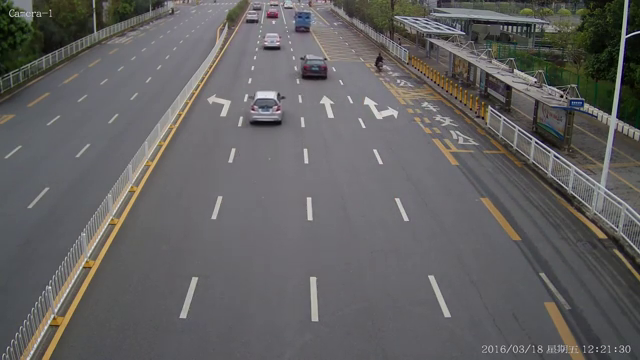
#> input picture frame 119 of speed detection 3/cars.mp4, 640 x 360 px, given in place of video12.mp4, which was not available
$ python numberplatedetection.py
#> lines starting #> are read from the running program, lines starting #| are printed output that depends on the picture; after the words box and inside, x2 and y2 are one past the last pixel; in counts of white or black regions, pixels touching at a corner belong together; pictures that were not available may be replaced by others from this repository, and a replacement may not be noted
from skimage.io import imread
from skimage.filters import threshold_otsu
import matplotlib.pyplot as plt

filename = './video12.mp4'

import cv2
cap = cv2.VideoCapture(filename)
count = 0
while cap.isOpened():
    ret,frame = cap.read()
#> frame is the input picture: shape (360, 640, 3); mean B, G, R 97.6, 97.6, 99
    if ret == True:
        cv2.imshow('window-name',frame)
        cv2.imwrite("./output/frame%d.jpg" % count, frame)
        count = count + 1
        if cv2.waitKey(10) & 0xFF == ord('q'):
#> (key q is pressed here)
            break
    else:
        break
cap.release()
cv2.destroyAllWindows()

import imutils
car_image = imread("./output/frame%d.jpg"%(count-1), as_gray=True)
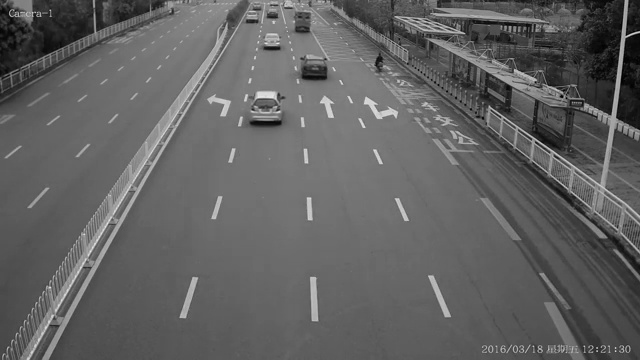
#> car_image: shape (360, 640) float64; min 0.00333, max 0.917, mean 0.384
car_image = imutils.rotate(car_image, 270)
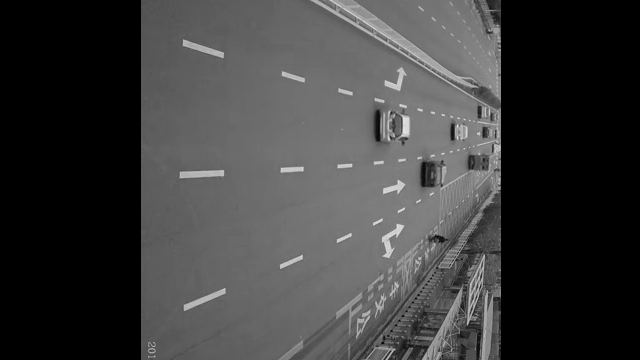
#> car_image: shape (360, 640) float64; min 0, max 0.917, mean 0.239
print(car_image.shape)
#| (360, 640)


gray_car_image = car_image * 255
fig, (ax1, ax2) = plt.subplots(1, 2)
ax1.imshow(gray_car_image, cmap="gray")
threshold_value = threshold_otsu(gray_car_image)
#> threshold_value = 55.28
binary_car_image = gray_car_image > threshold_value
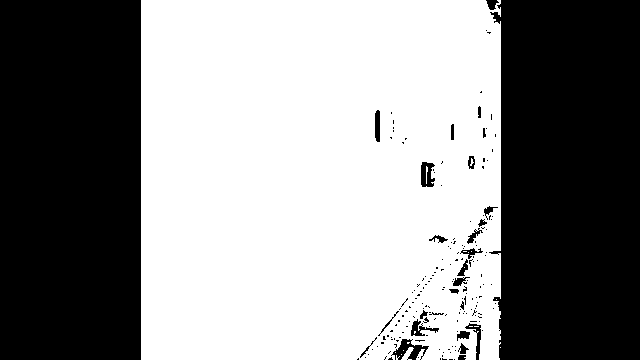
#> binary_car_image: shape (360, 640) bool; 55% white; 184 black regions (156 under 20 px), largest, box (x1, y1, x2, y2) and area: (0, 0, 141, 360) 50760, (489, 0, 640, 360) 50258, (391, 339, 429, 360) 351
ax2.imshow(binary_car_image, cmap="gray")
plt.show()
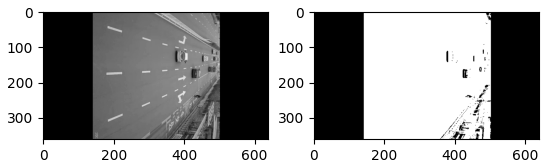
#> figure drawn by matplotlib, 2 panels


from skimage import measure
from skimage.measure import regionprops
import matplotlib.pyplot as plt
import matplotlib.patches as patches

label_image = measure.label(binary_car_image)
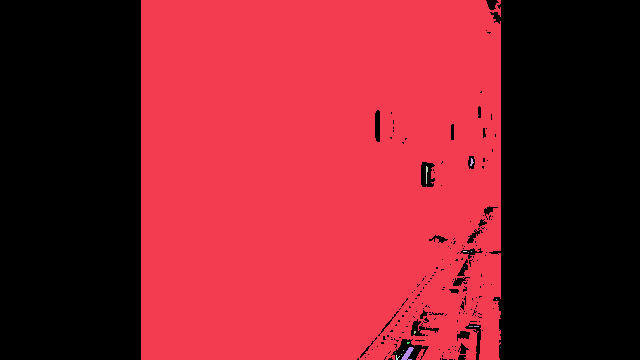
#> label_image: shape (360, 640) int32; 19 distinct labels, from 0 to 18; one colour per label, 0 black

plate_dimensions = (0.03*label_image.shape[0], 0.08*label_image.shape[0], 0.15*label_image.shape[1], 0.3*label_image.shape[1])
#> plate_dimensions = (10.8, 28.8, 96, 192)
plate_dimensions2 = (0.08*label_image.shape[0], 0.2*label_image.shape[0], 0.15*label_image.shape[1], 0.4*label_image.shape[1])
#> plate_dimensions2 = (28.8, 72, 96, 256)
min_height, max_height, min_width, max_width = plate_dimensions
#> min_height = 10.8; max_height = 28.8; min_width = 96; max_width = 192
plate_objects_cordinates = []
plate_like_objects = []

fig, (ax1) = plt.subplots(1)
ax1.imshow(gray_car_image, cmap="gray")
flag =0
for region in regionprops(label_image):
    if region.area < 50:

        continue
    min_row, min_col, max_row, max_col = region.bbox

    region_height = max_row - min_row
    region_width = max_col - min_col
    if region_height >= min_height and region_height <= max_height and region_width >= min_width and region_width <= max_width and region_width > region_height:
        flag = 1
        plate_like_objects.append(binary_car_image[min_row:max_row,
                                  min_col:max_col])
        plate_objects_cordinates.append((min_row, min_col,
                                         max_row, max_col))
        rectBorder = patches.Rectangle((min_col, min_row), max_col - min_col, max_row - min_row, edgecolor="red",
                                       linewidth=2, fill=False)
        ax1.add_patch(rectBorder)
#> this loop made 18 passes
#> (min_row, min_col, max_row, max_col, region_height, region_width) on passes 1, 13: (0, 141, 360, 501, 360, 360), (347, 401, 360, 414, 13, 13)
#> after the loop, plate_like_objects = []; plate_objects_cordinates = []
if(flag == 1):

    plt.show()


if(flag==0):
    min_height, max_height, min_width, max_width = plate_dimensions2
#> min_height = 28.8; max_height = 72; max_width = 256
    plate_objects_cordinates = []
    plate_like_objects = []

    fig, (ax1) = plt.subplots(1)
    ax1.imshow(gray_car_image, cmap="gray")

    for region in regionprops(label_image):
        if region.area < 50:

            continue

        min_row, min_col, max_row, max_col = region.bbox

        region_height = max_row - min_row
        region_width = max_col - min_col


        if region_height >= min_height and region_height <= max_height and region_width >= min_width and region_width <= max_width and region_width > region_height:

            plate_like_objects.append(binary_car_image[min_row:max_row,
                                      min_col:max_col])
            plate_objects_cordinates.append((min_row, min_col,
                                             max_row, max_col))
            rectBorder = patches.Rectangle((min_col, min_row), max_col - min_col, max_row - min_row, edgecolor="red",
                                           linewidth=2, fill=False)
            ax1.add_patch(rectBorder)

    plt.show()

$ run again, starting later in the video
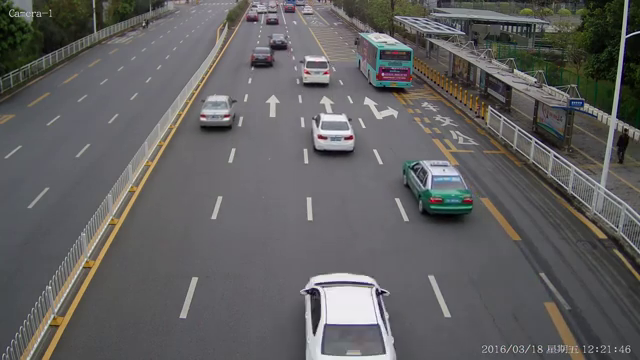
#> input picture frame 535 of speed detection 3/cars.mp4, 640 x 360 px, given in place of video12.mp4, which was not available
#> frame is the input picture: shape (360, 640, 3); mean B, G, R 96.3, 96.1, 97.1
#| (360, 640)
#> threshold_value = 56.28
#> `binary_car_image = gray_car_image > threshold_value`:
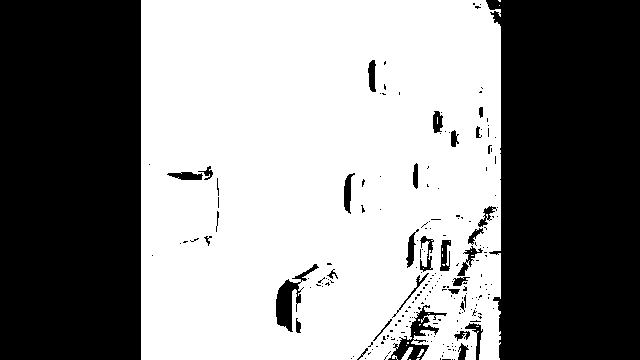
#> binary_car_image: shape (360, 640) bool; 53.7% white; 215 black regions (182 under 20 px), largest, box (x1, y1, x2, y2) and area: (0, 0, 141, 360) 50760, (486, 0, 640, 360) 50401, (276, 264, 319, 332) 899
#> `label_image = measure.label(binary_car_image)`:
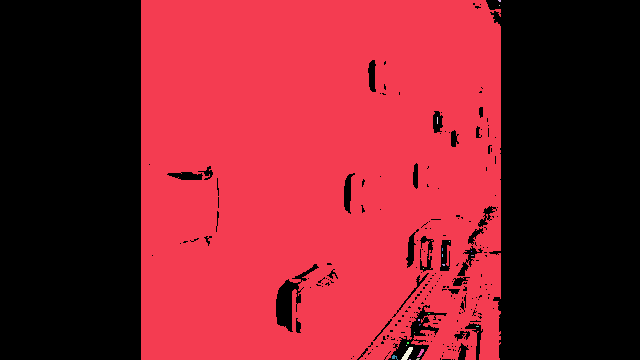
#> label_image: shape (360, 640) int32; 24 distinct labels, from 0 to 23; one colour per label, 0 black
#> the loop `for region in regionprops(label_image):` made 23 passes
#> (min_row, min_col, max_row, max_col, region_height, region_width) on passes 1, 19: (0, 141, 360, 501, 360, 360), (347, 401, 360, 413, 13, 12)
#> after the loop `for region in regionprops(label_image):`: plate_like_objects = []

$ run again, starting later in the video
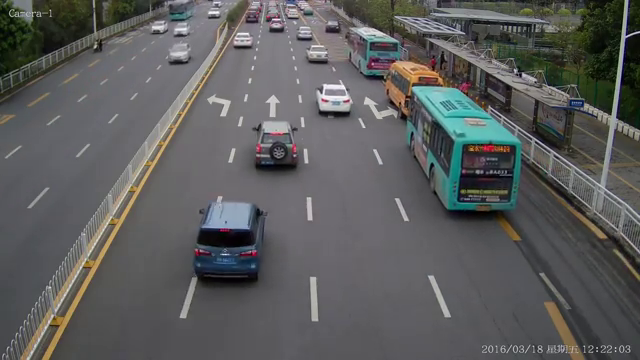
#> input picture frame 952 of speed detection 3/cars.mp4, 640 x 360 px, given in place of video12.mp4, which was not available
#> frame is the input picture: shape (360, 640, 3); mean B, G, R 92.3, 92.6, 91.9
#| (360, 640)
#> threshold_value = 54.73
#> `binary_car_image = gray_car_image > threshold_value`:
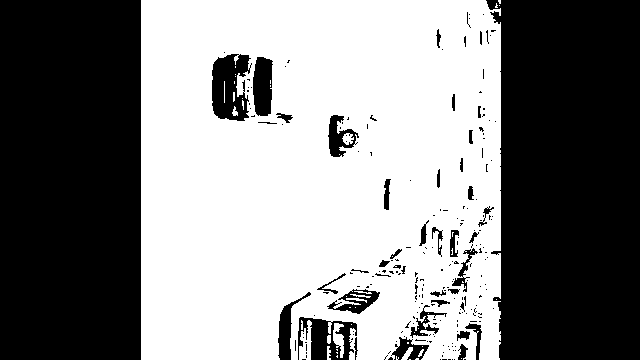
#> binary_car_image: shape (360, 640) bool; 51.9% white; 222 black regions (180 under 20 px), largest, box (x1, y1, x2, y2) and area: (0, 0, 141, 360) 50760, (486, 0, 640, 360) 50362, (212, 54, 252, 121) 1895
#> `label_image = measure.label(binary_car_image)`:
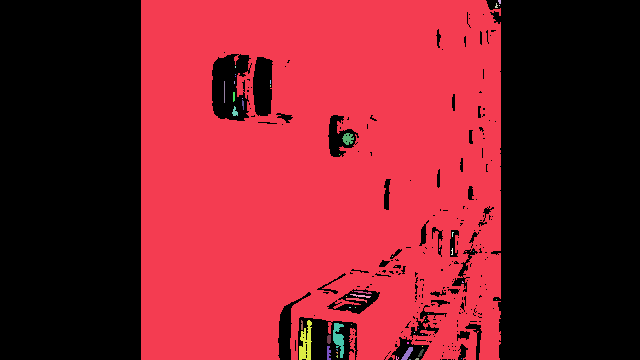
#> label_image: shape (360, 640) int32; 53 distinct labels, from 0 to 52; one colour per label, 0 black
#> the loop `for region in regionprops(label_image):` made 52 passes
#> (min_row, min_col, max_row, max_col, region_height, region_width) on passes 1, 16, 33, 35, 44: (0, 141, 360, 501, 360, 360), (133, 342, 145, 354, 12, 12), (320, 299, 360, 312, 40, 13), (323, 333, 358, 344, 35, 11), (347, 401, 360, 413, 13, 12)
#> after the loop `for region in regionprops(label_image):`: plate_like_objects = []
